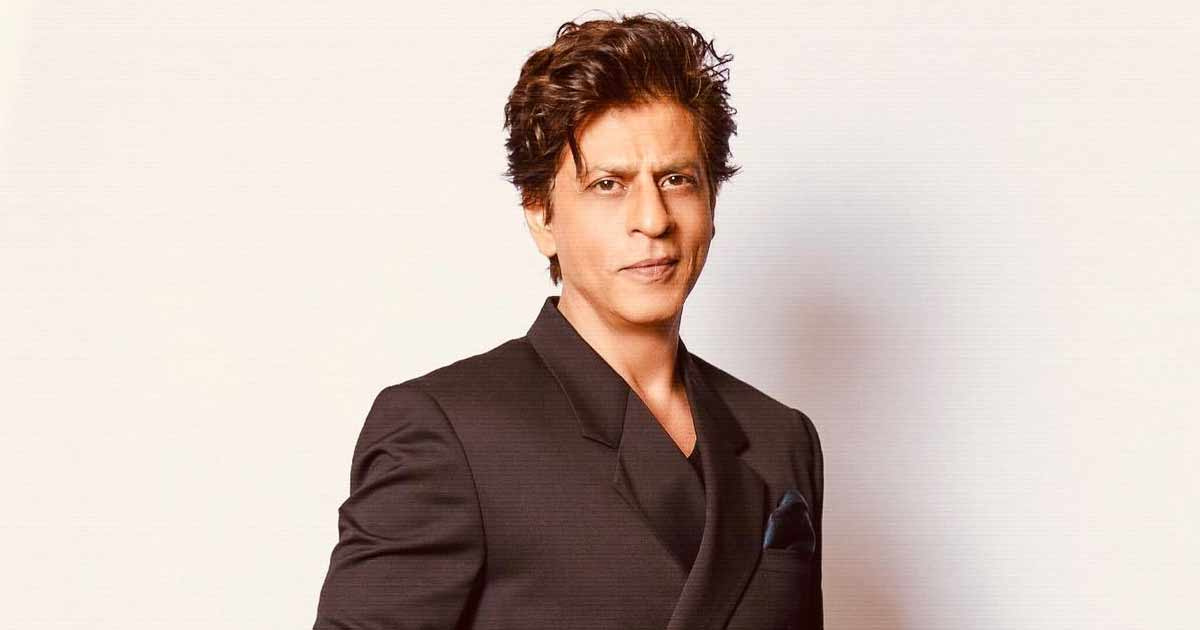
#> input picture shah-rukh-khan-helps-a-girl-adjust-her-handbag-melting-the-entire-internet-at-once-netizens-label-him-a-gentleman-watch-01.jpg, 1200 x 630 px, found by its file name
$ jupyter execute introduction.ipynb
#> lines starting #> are read from the running program, lines starting #| are printed output that depends on the picture; after the words box and inside, x2 and y2 are one past the last pixel; in counts of white or black regions, pixels touching at a corner belong together
[cell 1]
import cv2
import numpy as np

[cell 2]
img=cv2.imread('/Users/computer vision/open cv/shah-rukh-khan-helps-a-girl-adjust-her-handbag-melting-the-entire-internet-at-once-netizens-label-him-a-gentleman-watch-01.jpg')
#> img is the input picture: shape (630, 1200, 3); mean B, G, R 184.6, 191.6, 206.6

[cell 3]
img

[cell 4]
cv2.imshow('flower',img)
cv2.waitKey(100)
cv2.destroyAllWindows()

[cell 5]
img.shape
#> Out = (630, 1200, 3)

[cell 6]
img_gray=cv2.imread('/Users/computer vision/open cv/shah-rukh-khan-helps-a-girl-adjust-her-handbag-melting-the-entire-internet-at-once-netizens-label-him-a-gentleman-watch-01.jpg',cv2.IMREAD_GRAYSCALE)
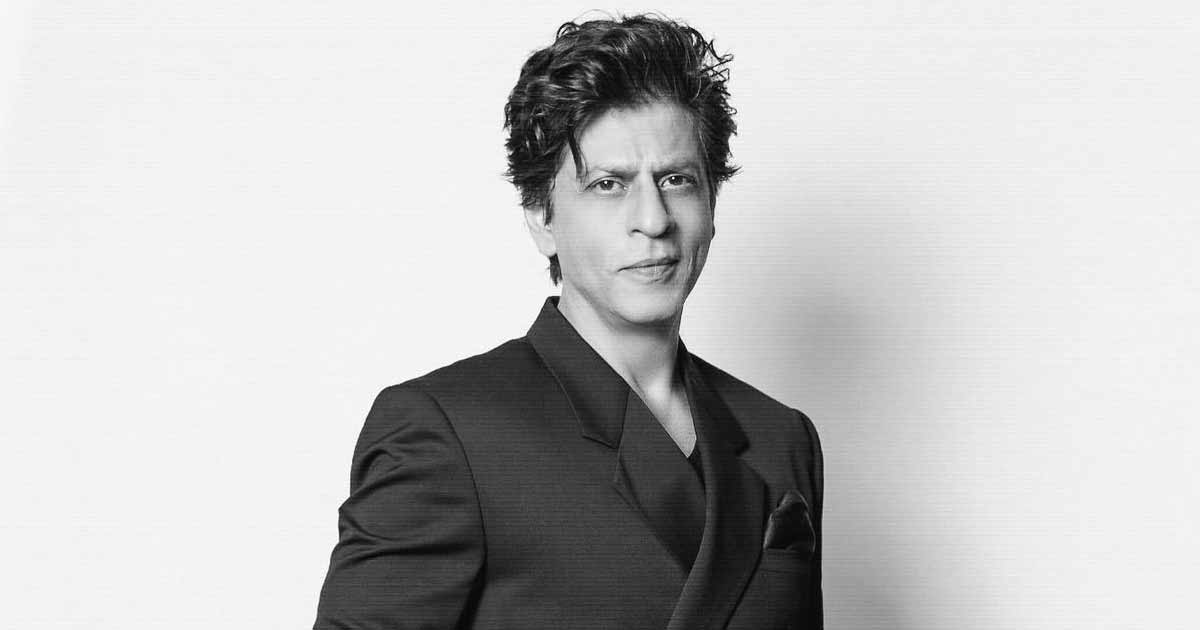
#> img_gray: shape (630, 1200); min 0, max 255, mean 195.3

[cell 7]
cv2.imshow("grey_image",img_gray)
cv2.imshow('original_image',img)
cv2.waitKey()
cv2.destroyAllWindows()

[cell 8]
(thresh,binary_img)=cv2.threshold(img_gray,128,255,cv2.THRESH_BINARY)
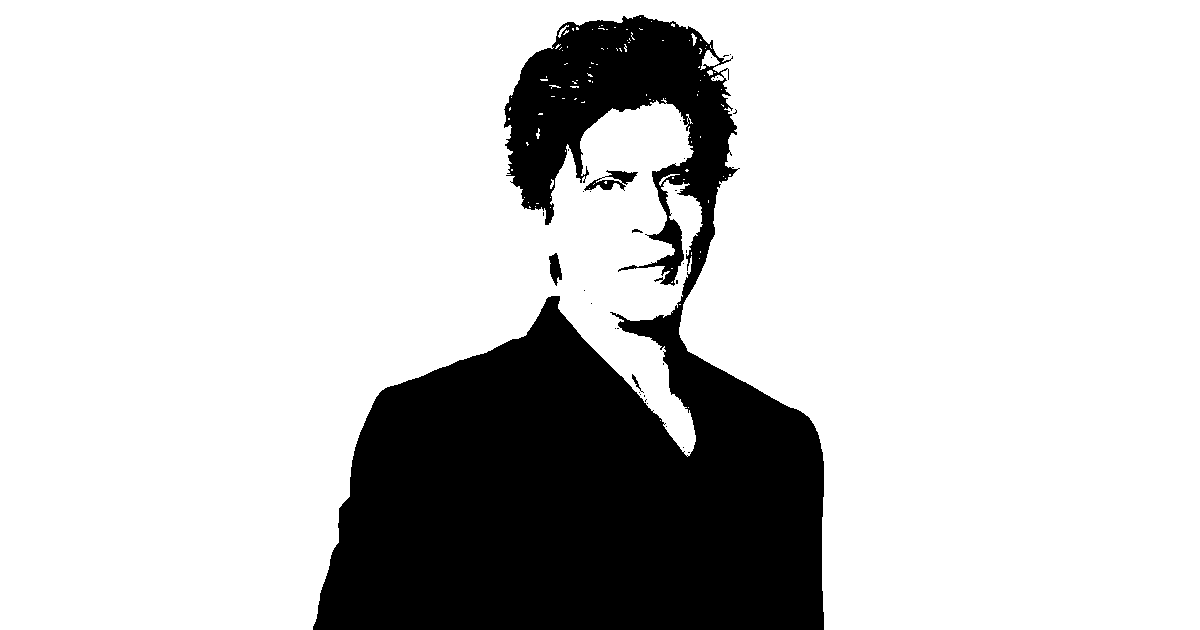
#> binary_img: shape (630, 1200); 79.5% white; 34 black regions (29 under 20 px), largest, box (x1, y1, x2, y2) and area: (313, 15, 824, 630) 153810, (584, 170, 638, 191) 481, (549, 253, 562, 286) 263, (632, 374, 644, 393) 47, (632, 229, 643, 233) 26

[cell 9]
cv2.imshow('binary_image',binary_img)
cv2.waitKey()
cv2.destroyAllWindows()

[cell 10]
edge_img=cv2.Canny(img,128,255)
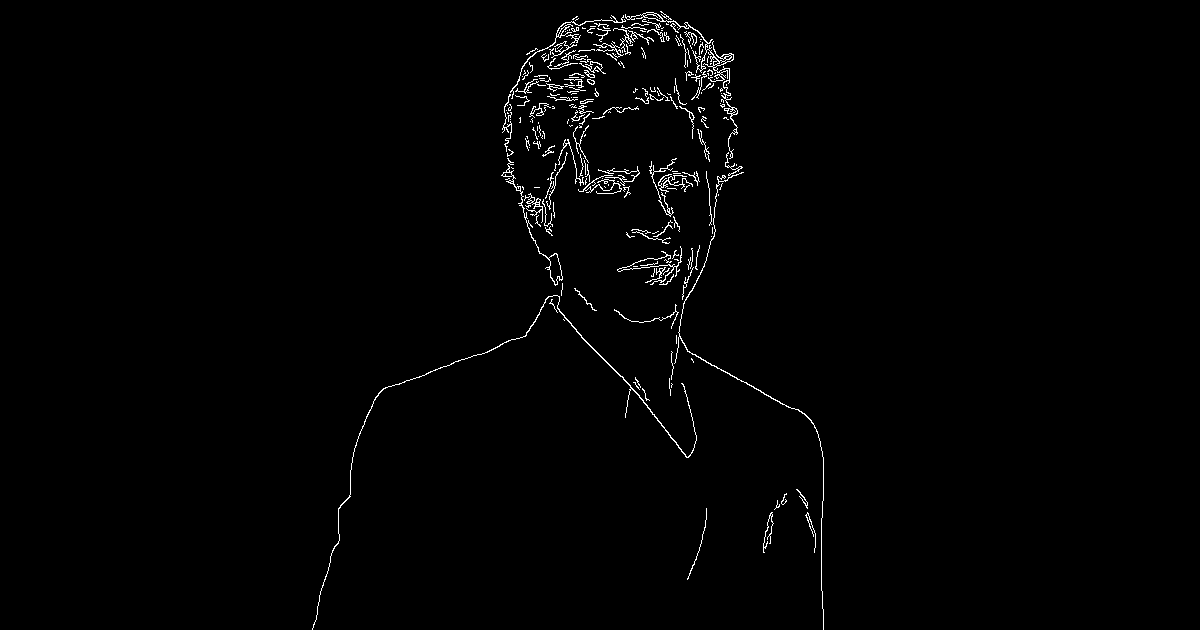
#> edge_img: shape (630, 1200); 1.2% white in thin lines or dots, all inside (x1, y1, x2, y2) = (312, 11, 824, 630)
cv2.imshow('edge_image',edge_img)
cv2.waitKey()
cv2.destroyAllWindows()

[cell 11]
import matplotlib.pyplot as plt
plt.imshow(img)

[cell 12]
conv_img=cv2.cvtColor(img,cv2.COLOR_BGR2RGB)
plt.imshow(conv_img)

[cell 13]
conv_img=cv2.cvtColor(img,cv2.COLOR_BGR2RGB)
rect=cv2.rectangle(conv_img,pt1=(450,10),pt2=(800,350),color=(255,0,0),thickness=5)
plt.imshow(rect)

[cell 14]
conv_img=cv2.cvtColor(img,cv2.COLOR_BGR2RGB)
cir=cv2.circle(conv_img,center=(650,200),radius=150,color=(0,255,0),thickness=10)
plt.imshow(cir)

[cell 15]
conv_img=cv2.cvtColor(img,cv2.COLOR_BGR2RGB)
text=cv2.putText(conv_img,text="srk",org=(0,150),fontFace=cv2.FONT_HERSHEY_COMPLEX,fontScale=6,color=(0,255,0),thickness=10)
plt.imshow(text)
